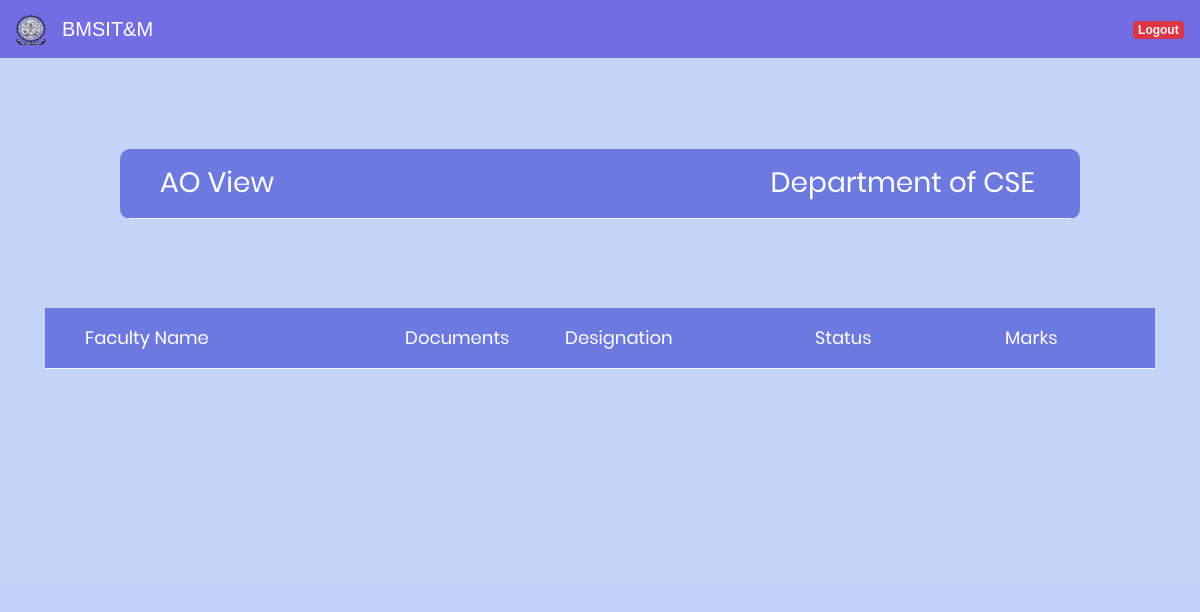
The page /ao_approved/CSE (signed in) on the database as committed earlier.
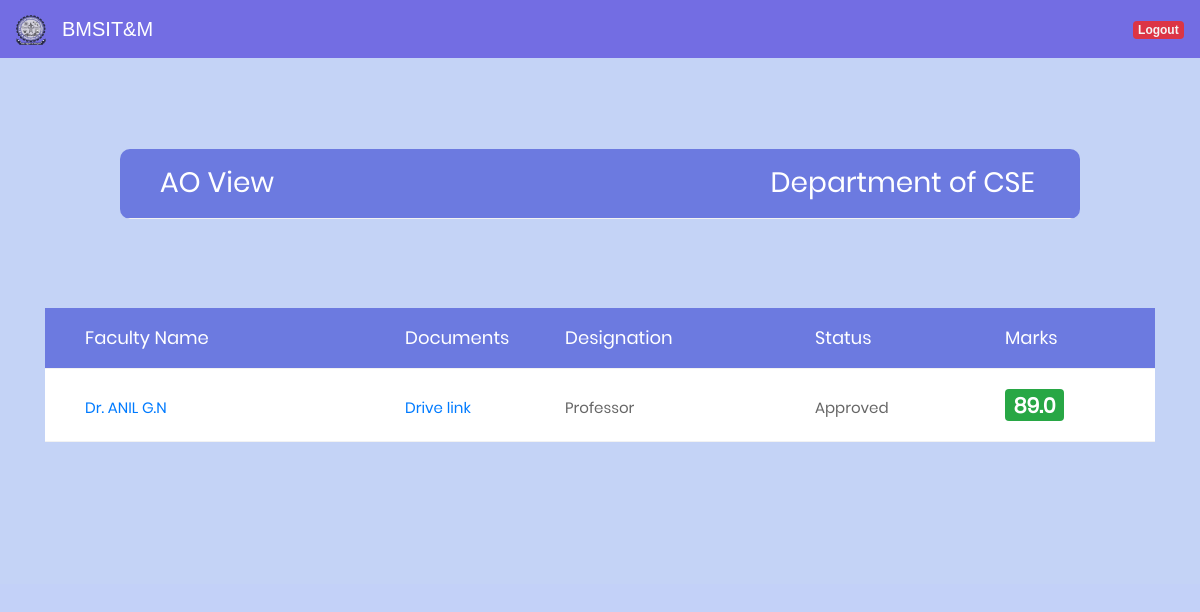
The same page on the database as committed later.
### facform1/models.py (models this page shows, shortened)
class Department(models.Model):
	name = models.CharField(max_length=20, blank=True, null=True)

class remarks2(models.Model):
	ta_prin_remarks = models.TextField( blank=True, null=True)
	ta_prin_remarks1 = models.TextField( blank=True, null=True)
	prin_marks1 = models.IntegerField( blank=True, null=True)
	prin_marks2 = models.IntegerField( blank=True, null=True)
	prin_marks3 = models.IntegerField( blank=True, null=True)
	total_marks = models.FloatField( blank=True, null=True)
	info = models.ForeignKey('User', on_delete=models.CASCADE,null=True)
	department = models.ForeignKey('Department', on_delete=models.CASCADE,null=True)

class User(AbstractUser):
	phone = models.BigIntegerField(null=True)
	department = models.ForeignKey('Department', on_delete=models.CASCADE,null=True)
	designation = models.ForeignKey('Designation', on_delete=models.CASCADE,null=True)
	teach_status = models.BooleanField(default=False)
	hod_status = models.BooleanField(default=False)
	principal_status = models.BooleanField(default=False)
	doc_link = models.CharField(max_length=2000, blank=True, null=True)
	info = models.CharField(max_length=20, blank=True, null=True)
	def __str__(self):
		return self.username
	def is_ao(self):
		faculty = Designation.objects.get(pk=6)
		faculty1 = str(faculty)
		faculty2 = str(self.designation.name)
		if faculty1 == faculty2:
			return True
		return False

class Designation(models.Model):
	name = models.CharField(max_length=20, blank=True, null=True)
	def __str__(self):
		return self.name

### facform1/views.py (the view)
# urls.py: url(r'^ao_approved/(?P<dept>[\w\-]+)$', views.ao_approved,name="ao_approved"),
@login_required
def ao_approved(request,dept):
	if request.user.is_ao():
		general = remarks2.objects.filter(department__name=dept)
		dept = {'dept':dept,'general':general}
		return render(request,'ao_approved.html',context=dept)
	else:
		return HttpResponseRedirect('/invalid')

### templates/ao_approved.html (shortened to what this page needs)
<!DOCTYPE html>
{% load staticfiles %}
<html lang="en">
<head>
	<link rel="stylesheet" type="text/css" href="{% static "vendor/bootstrap/css/bootstrap.min.css" %}">
	<link rel="stylesheet" type="text/css" href="{% static "fonts/font-awesome-4.7.0/css/font-awesome.min.css" %}">
	<link rel="stylesheet" type="text/css" href="{% static "vendor/animate/animate.css" %}">
	<link rel="stylesheet" type="text/css" href="{% static "vendor/select2/select2.min.css" %}">
	<link rel="stylesheet" type="text/css" href="{% static "vendor/perfect-scrollbar/perfect-scrollbar.css" %}">
	<link rel="stylesheet" type="text/css" href="{% static "css/util.css" %}">
	<link rel="stylesheet" type="text/css" href="{% static "css/main1.css" %}">
</head>
<body style="background:#c3d1f8">
{% include 'partials/nav_primary.html' %}
<div style="margin-top:-18%;">
	<div class="container-table100">
		<div class="wrap-table100">
				<div class="table">
					<div class="row header">
						<div class="cell">
							<h3>AO View</h3>
						</div>
						<div class="cell">
							<h3>Department of {{dept}}</h3>
						</div>
					</div>
				</div>
					</div>
						</div>
					</div>
	<div style="margin-top:-23%;" class="limiter">
		<div class="container">
			<div class="wrap-table150">
					<div class="table">
						<div class="row header">
							<div class="cell">
								Faculty Name
							</div>
							<div class="cell">
								Documents
							</div>
							<div class="cell">
								Designation
							</div>
              <div class="cell">
								Status
							</div>
              <div class="cell">
								Marks
							</div>
            </div>
            {% for x in general %}
						<div class="row">
							<div class="cell" data-title="Faculty Name">
                <a {% if x.info.designation.pk == 8 %} href="/ao_hod_display/{{x.info}}"
                 {% elif x.info.designation.pk == 9 %} href="/ao_teacher1_display/{{x.info}}"
                 {% elif x.info.designation.pk == 10 %} href="/ao_teacher1_display/{{x.info}}"
                 {% elif x.info.designation.pk == 11 %} href="/ao_teacher_display/{{x.info}}"
                 {% endif %}>{{x.info.first_name}}</a>
              </div>
							<div class="cell" data-title="Documents">
								<a href="{{x.info.doc_link}}">Drive link</a>
							</div>
							<div class="cell" data-title="designation">
								{{ x.info.designation }}
							</div>
								<div class="cell" data-title="status">
                  {% if x.total_marks >= 60 %} Approved {% else  %} Not approved {% endif %}
							</div>
              <div class="cell" data-title="Marks">
                {% if x.total_marks >= 60 %}
                <h3><span class="badge badge-success">{{x.total_marks}}</span></h3>
                {% else %}
                <h3><span class="badge badge-danger">{{x.total_marks}}</span></h3>
                {% endif %}
            </div>
						</div>
            {% endfor %}
					</div>
			</div>
		</div>
	</div>
</body>
</html>

### templates/partials/nav_primary.html (shortened to what this page needs)
{% load staticfiles %}
<nav class="navbar navbar-expand-lg navbar-dark fixed-top" style="background-color: #736de3;">
  <a class="navbar-brand" href="#">
  <img src="{% static "image/bms.logo.png" %}" width="30" height="30" alt="">
</a>
<a class="navbar-brand" href="#">BMSIT&M</a>
<span class="navbar-text">
  	<ul class="navbar-nav mr-auto">
  <li class="nav-item">
    <div class="device pull-right" style="margin:1%;"><a style="color:#f5f5f5;" class="badge badge-danger" href="/logout">Logout</a></div>
    </li>
  </ul>
    </span>
</nav>

### static/css/main1.css (style rules this page uses)
* { margin: 0px; padding: 0px; box-sizing: border-box; }
body, html { height: 100%; font-family: sans-serif; }
a { margin: 0px; transition: all 0.4s; -webkit-transition: all 0.4s; -o-transition: all 0.4s; -moz-transition: all 0.4s; }
h1,h2,h3,h4,h5,h6 { margin: 0px; }
ul, li { margin: 0px; list-style-type: none; }
.limiter { width: 100%; margin: 0 auto; }
.container-table100 { width: 100%; min-height: 100vh; background: #c4d3f6; display: -webkit-box; display: -webkit-flex; display: -moz-box; display: -ms-flexbox; display: flex; align-items: center; justify-content: center; flex-wrap: wrap; padding: 33px 30px; }
.wrap-table100 { width: 960px; border-radius: 10px; overflow: hidden; }
.table { width: 100%; display: table; margin: 0; }
.row { display: table-row; background: #fff; }
.row.header { color: #ffffff; background: #6c7ae0; }
.cell { display: table-cell; }
.row .cell { font-family: Poppins-Regular; font-size: 15px; color: #666666; line-height: 1.2; font-weight: unset !important; padding-top: 20px; padding-bottom: 20px; border-bottom: 1px solid #f2f2f2; }
.row.header .cell { font-family: Poppins-Regular; font-size: 18px; color: #fff; line-height: 1.2; font-weight: unset !important; padding-top: 19px; padding-bottom: 19px; }
.row .cell:nth-child(1) { width: 360px; padding-left: 40px; }
.row .cell:nth-child(2) { width: 160px; }
.row .cell:nth-child(3) { width: 250px; }
.row .cell:nth-child(4) { width: 190px; }
.table, .row { width: 100% !important; }

Rows that differ between the two databases and show on the page:
added remarks2: info.first_name "Dr. ANIL G.N", info.designation "Professor", shows "Approved", total_marks "89.0"
